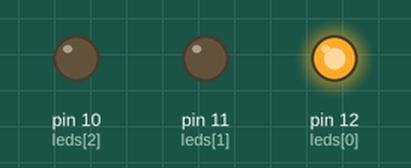
A sketch run on a simulated Arduino Uno, built with avr-gcc and run on an emulated ATmega328P. Shown: output pins drawn as LEDs (lit = HIGH).

Above: at 0.2 s.
At 1.2 s:
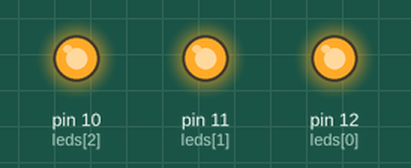
At 1.7 s:
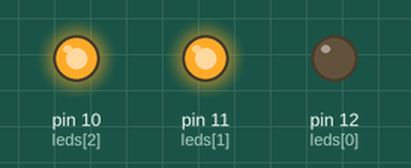
At 2.2 s:
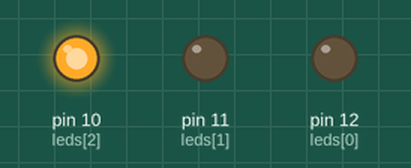
At 3.7 s:
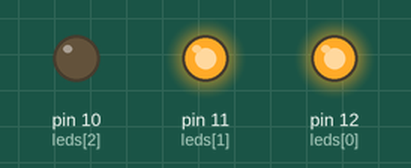
At 5.7 s:
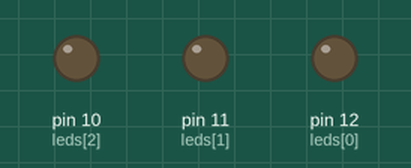
Timing chart, 0 to 6.9 s (numbered marks = the images above):
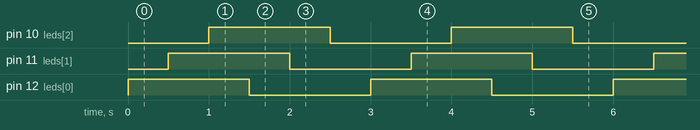

Measured:
- by itself, pin 10 (leds[2]), pin 11 (leds[1]), pin 12 (leds[0]): alternates HIGH for 1.5 s and LOW for 1.5 s
- by itself, everything shown: repeats every 3.0 s, in 6 steps

The sketch:

04.ThreePinFunction.ino
```cpp
int leds[] = {12,11,10};
int count = 3;

void turnOnAll() {
  for (int i = 0; i < count; i++) {
    digitalWrite(leds[i], HIGH);
  delay(500);
  }
}

void turnOffAll() {
  for (int i = 0; i < count; i++) {
    digitalWrite(leds[i], LOW);
  delay(500);
  }
}

void setup() {
  for (int i = 0; i < count; i++) {
    pinMode(leds[i], OUTPUT);
  }
}

void loop() {
  turnOnAll();
  turnOffAll();
}
```
